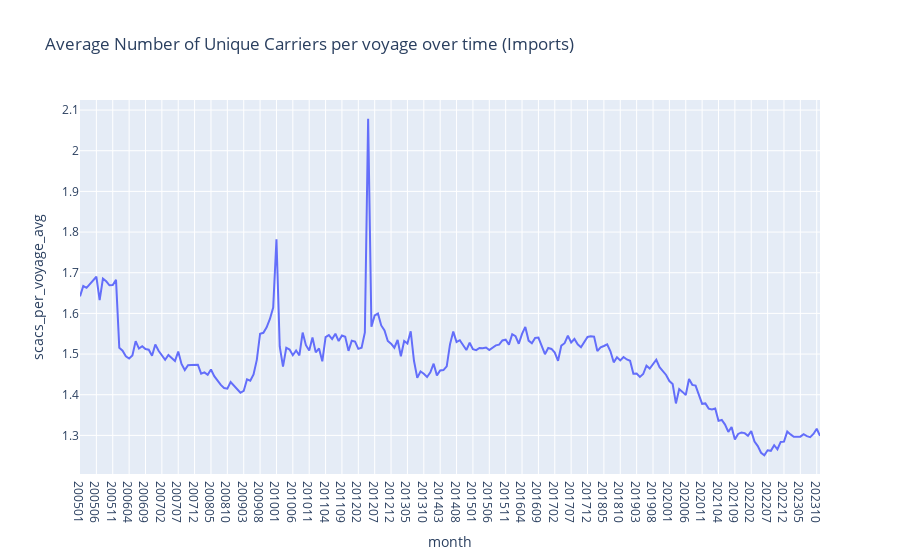

The notebook cell this image was saved under:
### Code cell
px.line(
    data_frame=shared_voyages_df,
    x='month', y='scacs_per_voyage_avg',
    title='Average Number of Unique Carriers per voyage over time (Imports)'
)

### Figure 1 — Plotly figure (JSON) as saved in the notebook; plotly's stock layout.template omitted (floating-point values rounded to 4 significant figures; data arrays with more than 128 entries replaced by an {"elided": "..."} marker saying what was removed)
{"data": [{"hovertemplate": "month=%{x}<br>scacs_per_voyage_avg=%{y}<extra></extra>", "legendgroup": "", "line": {"color": "#636efa", "dash": "solid"}, "marker": {"symbol": "circle"}, "mode": "lines", "name": "", "orientation": "v", "showlegend": false, "type": "scatter", "x": {"elided": "227 str values"}, "xaxis": "x", "y": {"elided": "227 float values"}, "yaxis": "y"}], "layout": {"legend": {"tracegroupgap": 0}, "title": {"text": "Average Number of Unique Carriers per voyage over time (Imports)"}, "xaxis": {"anchor": "y", "domain": [0, 1], "title": {"text": "month"}}, "yaxis": {"anchor": "x", "domain": [0, 1], "title": {"text": "scacs_per_voyage_avg"}}}}
